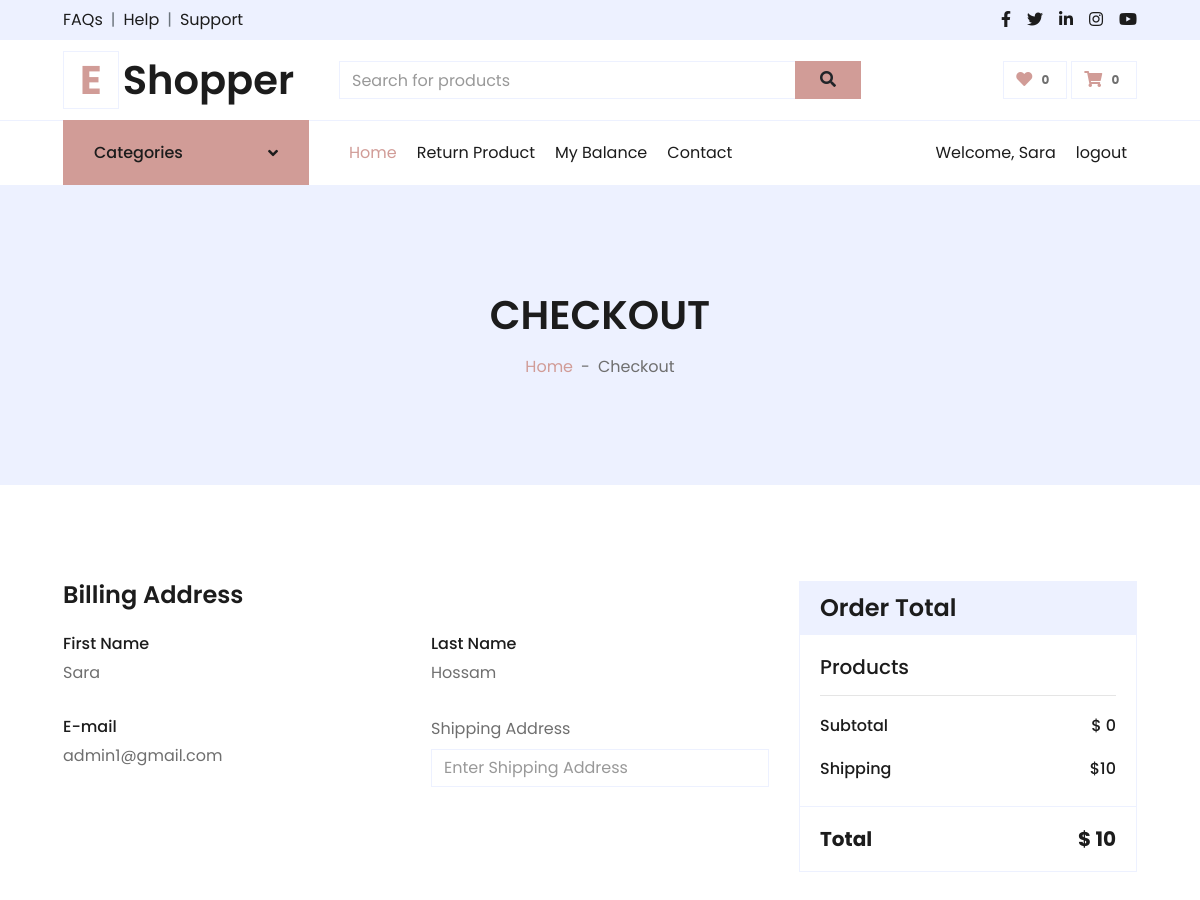
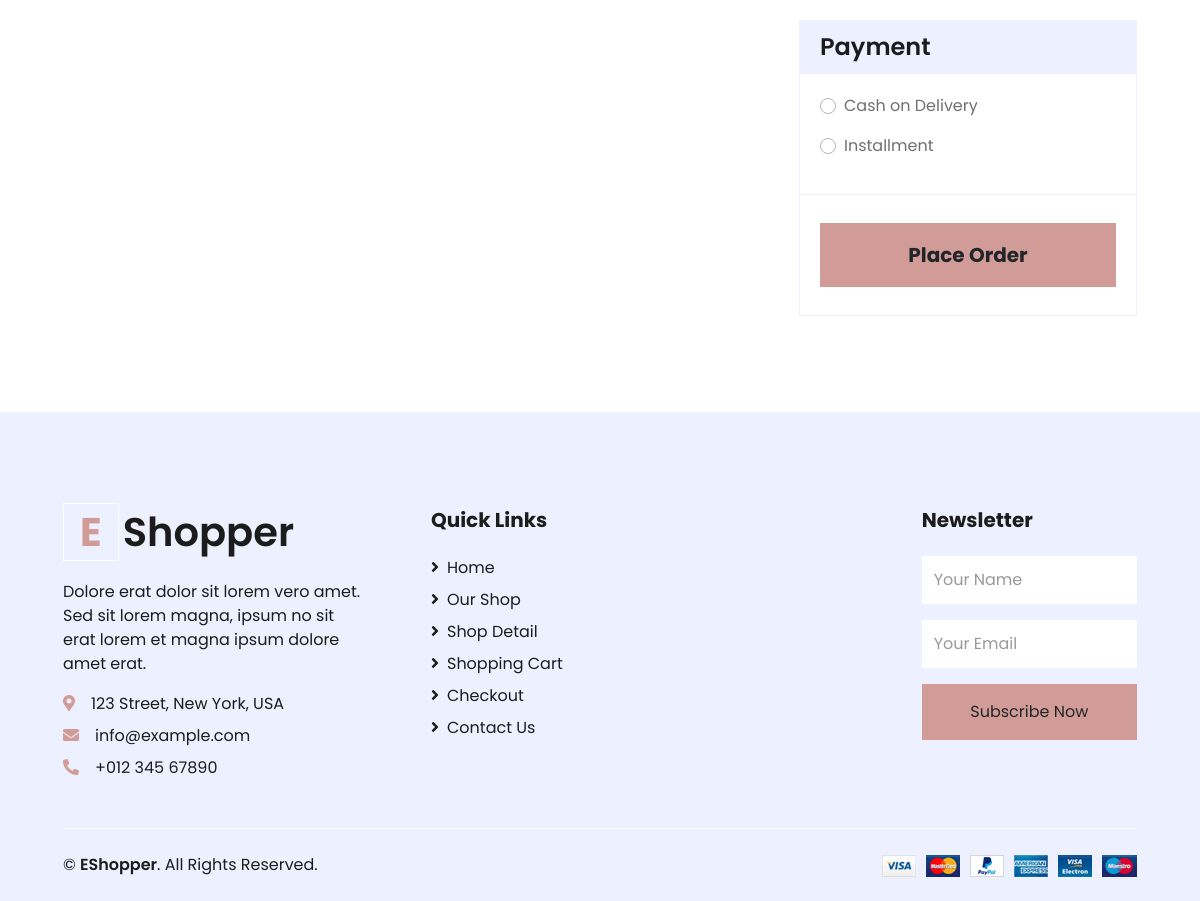
/Pages/checkoutPage.php (signed in), run on the app's committed database (2 pictures, top to bottom).
### tables this page shows
CREATE TABLE CUSTOMER(
CusID INT NOT NULL AUTO_INCREMENT,
CusFirstName VARCHAR(20) NOT NULL,
CusLastName VARCHAR(20) NOT NULL,
CusEmailAddress VARCHAR(50) NOT NULL,
CusEncryptedPass VARCHAR(50) NOT NULL,
CusDiscountCode VARCHAR (50) NULL,
CusBalance DOUBLE NULL,
CusShippingAddress VARCHAR(100) NULL,
CusRole INT NOT NULL DEFAULT 0 CHECK (CusRole IN (0, 1, 2, 3)), 
CONSTRAINT CUSTOMER_PK PRIMARY KEY (CusID)
);

### database/data.php (called while the page is built, shortened)
<?php
    function getSubData($table, $table_item_id, $item_id){
        require ('connection.php');
        $sql = "SELECT * FROM {$table} where {$table_item_id} = {$item_id}";
        $result = $conn->query($sql);
        $resultArray = array();
        if ($result->num_rows > 0) {
            while($item = $result->fetch_assoc()) {
                $resultArray[] = $item;
            }
        } else {
            return null;
        }
        return $resultArray;
    }

### Pages/checkoutPage.php (the view, shortened to what this page needs)
<?php include ("../header.php"); ?>
        <div class="container-fluid bg-secondary mb-5">
        <div class="d-flex flex-column align-items-center justify-content-center" style="min-height: 300px">
            <h1 class="font-weight-semi-bold text-uppercase mb-3">CHECKOUT</h1>
            <div class="d-inline-flex">
                <p class="m-0"><a href="../index.php">Home</a></p>
                <p class="m-0 px-2">-</p>
                <p class="m-0">Checkout</p>
            </div>
        </div>
    </div>
    <?php $data= getSubData('customer','CusID', $CusID); ?>
    <div class="container-fluid pt-5">
        <div class="row px-xl-5">
            <div class="col-lg-8">
                <div class="mb-4">
                    <h4 class="font-weight-semi-bold mb-4">Billing Address</h4>
                    <div class="row">
                        <div class="col-md-6 form-group">
                            <h6>First Name</h6>
                            <p><?php echo $data[0]['CusFirstName']?></p>
                        </div>
                        <div class="col-md-6 form-group">
                            <h6>Last Name</h6>
                            <p><?php echo $data[0]['CusLastName']?></p>
                        </div>
                        <div class="col-md-6 form-group">
                            <h6>E-mail</h6>
                            <p><?php echo $data[0]['CusEmailAddress']?></p>
                        </div>
                        <div class="col-md-6 form-group">
                        <form method="post">
                            <label>Shipping Address</label>
                            <input class="form-control" type="text" placeholder="Enter Shipping Address" name="address">
                        </form>
                        </div>
                    </div>
                </div>
            </div>
            <div class="col-lg-4">
                    <form method="post">
                    <div class="card border-secondary mb-5">
                            <div class="card-header bg-secondary border-0">
                                <h4 class="font-weight-semi-bold m-0">Order Total</h4>
                            </div>
                            <div class="card-body">
                                <h5 class="font-weight-medium mb-3">Products</h5>
                                <hr class="mt-0">
                                <div class="d-flex justify-content-between mb-3 pt-1">
                                    <h6 class="font-weight-medium">Subtotal</h6>
                                    <h6 class="font-weight-medium">$ <?php echo $subtotal ?></h6>
                                </div>
                                <div class="d-flex justify-content-between">
                                    <h6 class="font-weight-medium">Shipping</h6>
                                    <h6 class="font-weight-medium">$10</h6>
                                </div>
                            </div>
                            <div class="card-footer border-secondary bg-transparent">
                                <div class="d-flex justify-content-between mt-2">
                                    <h5 class="font-weight-bold">Total</h5>
                                    <h5 class="font-weight-bold">$ <?php echo $subtotal+10 ?></h5>
                                </div>
                            </div>
                        </div>
                        <div class="card border-secondary mb-5">
                            <div class="card-header bg-secondary border-0">
                                <h4 class="font-weight-semi-bold m-0">Payment</h4>
                            </div>
                            <div class="card-body">
                                <div class="form-group">
                                    <div class="custom-control custom-radio">
                                        <label class="custom-control-label" for="paypal">Cash on Delivery</label>
                                    </div>
                                </div>
                                <div class="form-group">
                                    <div class="custom-control custom-radio">
                                        <label class="custom-control-label" for="directcheck">Installment</label>
                                    </div>
                                </div>
                            </div>
                            <div class="card-footer border-secondary bg-transparent">
                                    <button type="submit" name="checkout"
                                    class="btn btn-lg btn-block btn-primary font-weight-bold my-3 py-3">Place Order</button>
                            </div>
                        </div>
                    </div>
                </div>
    </div>
<?php include ("../footer.php"); ?>

### data on the page
customer: CusFirstName "Sara", CusLastName "Hossam", CusEmailAddress "admin1@gmail.com"

### other printed values
$_SESSION['First_name'] "Sara"
$subtotal "0"
$subtotal+10 "10"
